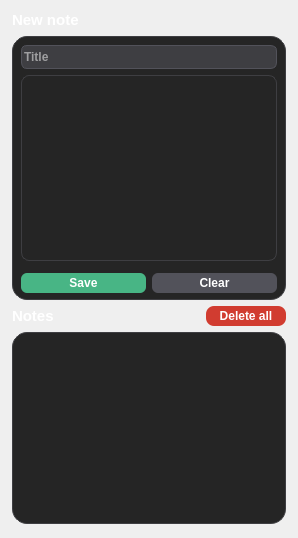
             <widget class="QWidget" name="notes_page">
              <layout class="QGridLayout" name="gridLayout_20">
               <property name="leftMargin">
                <number>0</number>
               </property>
               <property name="topMargin">
                <number>0</number>
               </property>
               <property name="rightMargin">
                <number>0</number>
               </property>
               <property name="bottomMargin">
                <number>0</number>
               </property>
               <item row="0" column="0">
                <layout class="QGridLayout" name="notes_grid">
                 <property name="leftMargin">
                  <number>12</number>
                 </property>
                 <property name="topMargin">
                  <number>10</number>
                 </property>
                 <property name="rightMargin">
                  <number>12</number>
                 </property>
                 <property name="bottomMargin">
                  <number>14</number>
                 </property>
                 <item row="2" column="0">
                  <widget class="QLabel" name="notes_title_label">
                   <property name="styleSheet">
                    <string notr="true">color: white;
font-size: 15px;
font-weight: 700;</string>
                   </property>
                   <property name="text">
                    <string>Notes</string>
                   </property>
                  </widget>
                 </item>
                 <item row="2" column="1">
                  <widget class="QPushButton" name="notes_deleteall_btn">
                   <property name="sizePolicy">
                    <sizepolicy hsizetype="Fixed" vsizetype="Fixed">
                     <horstretch>0</horstretch>
                     <verstretch>0</verstretch>
                    </sizepolicy>
                   </property>
                   <property name="minimumSize">
                    <size>
                     <width>80</width>
                     <height>20</height>
                    </size>
                   </property>
                   <property name="styleSheet">
                    <string notr="true">QPushButton {
	background-color: #d13c30;
	border-radius: 8%;
	color: #fff;
	font-weight: 700;
	font-size: 12px;
}

QPushButton:hover {
	background-color: #af3025;
}

</string>
                   </property>
                   <property name="text">
                    <string>Delete all</string>
                   </property>
                  </widget>
                 </item>
                 <item row="1" column="0" colspan="2">
                  <widget class="QFrame" name="editor_frame">
                   <property name="styleSheet">
                    <string notr="true">QFrame {
	background-color: #252525;
	border: 1px solid #3e3e42;
	border-radius: 15%;
}</string>
                   </property>
                   <property name="frameShape">
                    <enum>QFrame::StyledPanel</enum>
                   </property>
                   <property name="frameShadow">
                    <enum>QFrame::Raised</enum>
                   </property>
                   <layout class="QGridLayout" name="gridLayout_4">
                    <property name="leftMargin">
                     <number>8</number>
                    </property>
                    <property name="topMargin">
                     <number>8</number>
                    </property>
                    <property name="rightMargin">
                     <number>8</number>
                    </property>
                    <property name="bottomMargin">
                     <number>6</number>
                    </property>
                    <item row="2" column="0">
                     <widget class="QPushButton" name="editor_save_btn">
                      <property name="minimumSize">
                       <size>
                        <width>0</width>
                        <height>20</height>
                       </size>
                      </property>
                      <property name="styleSheet">
                       <string notr="true">QPushButton {
	background-color: #48b585;
	border-radius: 6%;
	color: #fff;
	font-weight: 700;
	font-size: 12px;
}

QPushButton:hover {
	background-color: #38936c;
}

</string>
                      </property>
                      <property name="text">
                       <string>Save</string>
                      </property>
                      <property name="icon">
                       <iconset>
                        <normaloff>save-icon.png</normaloff>save-icon.png</iconset>
                      </property>
                      <property name="iconSize">
                       <size>
                        <width>19</width>
                        <height>19</height>
                       </size>
                      </property>
                     </widget>
                    </item>
                    <item row="0" column="0" colspan="2">
                     <widget class="QLineEdit" name="editor_lineedit">
                      <property name="minimumSize">
                       <size>
                        <width>0</width>
                        <height>24</height>
                       </size>
                      </property>
                      <property name="styleSheet">
                       <string notr="true">QLineEdit {
	color: #fff;
	border: 1px solid #52525a;
	border-radius: 6%;
	background-color: #3e3e42;
	font-weight: 700;
	font-size: 12px;
}
QLineEdit:focus{
	border: 1px solid #8b5cf6;
}</string>
                      </property>
                      <property name="placeholderText">
                       <string>Title</string>
                      </property>
                     </widget>
                    </item>
                    <item row="2" column="1">
                     <widget class="QPushButton" name="editor_clear_btn">
                      <property name="minimumSize">
                       <size>
                        <width>0</width>
                        <height>20</height>
                       </size>
                      </property>
                      <property name="styleSheet">
                       <string notr="true">QPushButton {
	background-color: #52525a;
	border-radius: 6%;
	color: #fff;
	font-weight: 700;
	font-size: 12px;
}

QPushButton:hover {
	background-color: #3e3e42;
}

</string>
                      </property>
                      <property name="text">
                       <string>Clear</string>
                      </property>
                      <property name="icon">
                       <iconset>
                        <normaloff>delete-icon.png</normaloff>delete-icon.png</iconset>
                      </property>
                     </widget>
                    </item>
                    <item row="1" column="0" colspan="2">
                     <widget class="QPlainTextEdit" name="editor_plaintextedit">
                      <property name="styleSheet">
                       <string notr="true">QPlainTextEdit {
	color: #fff;
	font-weight: 700;
	font-size: 12px;
	border-radius: 8%;
	margin-bottom: 6px;
}
QPlainTextEdit:focus{
	border: 1px solid #8b5cf6;
}</string>
                      </property>
                      <property name="plainText">
                       <string/>
                      </property>
                      <property name="backgroundVisible">
                       <bool>false</bool>
                      </property>
                      <property name="centerOnScroll">
                       <bool>false</bool>
                      </property>
                      <property name="placeholderText">
                       <string>Text...</string>
                      </property>
                     </widget>
                    </item>
                   </layout>
                  </widget>
                 </item>
                 <item row="3" column="0" colspan="2">
                  <widget class="QListWidget" name="notes_listwidget">
                   <property name="styleSheet">
                    <string notr="true">background-color: #252525;
border: 1px solid #3e3e42;
border-radius: 15%;</string>
                   </property>
                  </widget>
                 </item>
                 <item row="0" column="0" colspan="2">
                  <widget class="QLabel" name="note_title_label">
                   <property name="minimumSize">
                    <size>
                     <width>0</width>
                     <height>20</height>
                    </size>
                   </property>
                   <property name="styleSheet">
                    <string notr="true">color: white;
font-size: 15px;
font-weight: 700;</string>
                   </property>
                   <property name="text">
                    <string>New note</string>
                   </property>
                  </widget>
                 </item>
                </layout>
               </item>
              </layout>
             </widget>
